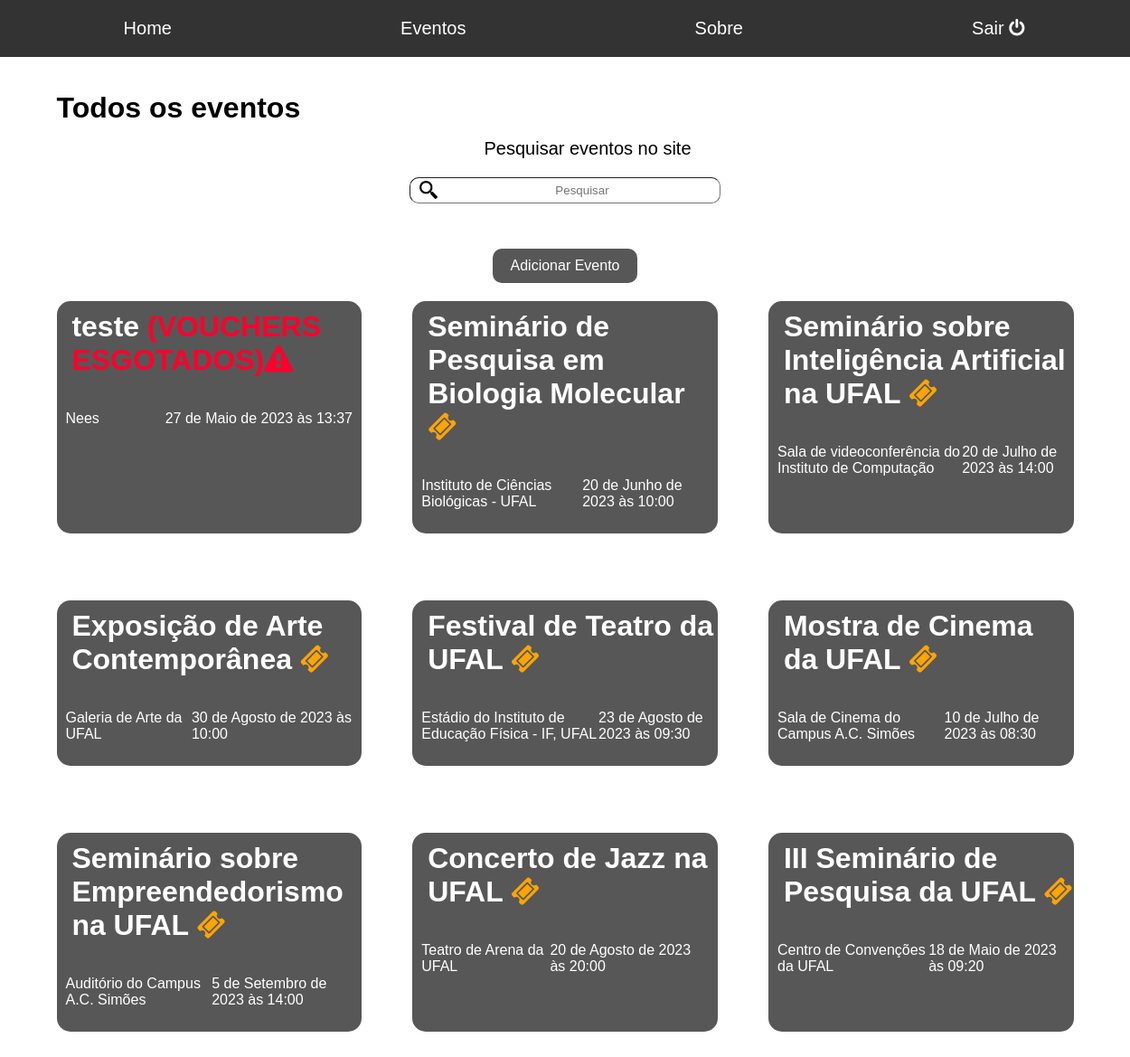
Page /todos.eventos (signed in) on the committed database.
### usuario/models.py (models this page shows, shortened)
class Event(models.Model):
    titulo = models.CharField(max_length=50)
    local = models.CharField(max_length=150)
    data_e_hora = models.DateTimeField()
    descricao = models.TextField()
    contato = models.CharField(max_length=150)
    max_ingressos = models.PositiveSmallIntegerField()
    preco = models.DecimalField(decimal_places=2, max_digits=10)
    criado_em = models.DateTimeField(auto_now_add=True)
    usuario = models.ForeignKey(User, on_delete=models.CASCADE)

### usuario/views.py (the view)
# urls.py: path('todos.eventos', views.todosEventos, name = 'todoseventos'),
@login_required
def todosEventos(request):
    agora = timezone.now()
    search = request.GET.get('search')
    if search:
        eventos_lista = Event.objects.filter(data_e_hora__gte=agora).filter(titulo__icontains=search)
    else:
        eventos_lista = Event.objects.filter(data_e_hora__gte=agora).order_by('-criado_em')
    return (render(request, 'todos.eventos.html', {'eventos': eventos_lista, 'agora': agora}))

### usuario/templates/todos.eventos.html (shortened to what this page needs)
{% extends 'base-usuario.html' %}
{% load static %}
{% block head %}
	<link rel="stylesheet" type="text/css" href="{% static 'css/home.css' %}">
	<link rel="stylesheet" type="text/css" href="{% static 'css/todos.eventos.css' %}">
{% endblock %}
{% block content %}
	<h1>Todos os eventos</h1>
	<div class="container" id="x">
		<div id="y"><p id="search">Pesquisar eventos no site</p></div>
		<form method="GET">
			<input type="text" id="a" placeholder="Pesquisar" name="search" value="{{request.GET.search}}">
		</form>
		<button class="botaoAdd"><a href="adicionar_evento" style="text-decoration: none; color: #fff">Adicionar Evento </a></button>
	</div>
	<div id="ultimos" class="container">
		{% for eventos in eventos %}
		{% if eventos.data_e_hora > agora %}
		<div class="evento">
			<h1>
				<a style="text-decoration: none; color: #fff" href= "desc_evento/{{eventos.id}}">{{eventos.titulo}}</a>
				{% if eventos.voucher_set.count >= eventos.max_ingressos %}  <span style="color: #FF002C">(VOUCHERS ESGOTADOS)<i class="fa fa-exclamation-triangle" aria-hidden="true"></i></span>
				{% else %}<a style="text-decoration: none; color: #FFA500" href= "adquirir_voucher/{{eventos.id}}"><i class="fa fa-ticket" aria-hidden="true"></i></a>
				{% endif %}
			</h1>
			<div class="container" id="info">
				<p>{{eventos.local}}</p>
				<p>{{eventos.data_e_hora}}</p>
			</div>
		</div>
		{% endif %}
		{% endfor %}
	</div>
{% endblock %}

### beeway/static/css/home.css (style rules this page uses)
* { font-family: Arial, Helvetica, sans-serif; }
h1 { margin-top: 3%; margin-left: 5%; }
.container#ultimos { display: grid; grid-template-columns: repeat(3, 1fr); grid-template-rows: repeat(2, 1fr); gap: 5%; row-gap: 10%; margin: 10% 5% 5% 5%; height: auto; }
.evento { background-color: #575757; border-radius: 15px; width: auto; height: auto; color: white; display: block; }
.container#info { display: flex; justify-content: space-between; margin: 10px; }
html { height:100%; box-sizing: border-box; }
body { background-color: white; margin: 0; min-height: 100vh; padding-bottom: 6.74rem; position: relative; box-sizing: inherit; }

### beeway/static/css/todos.eventos.css (style rules this page uses)
* { font-family: Arial, Helvetica, sans-serif; }
.container#x { display: flex; align-items: center; align-content: center; background-color: white; width: 500px; height: 20px; margin: 0px auto; margin-bottom: 100px; flex-direction: column; justify-content: center; margin-top: 50px; }
input#a { border-radius: 10px; border-width: 1px; width: 300px; height: 25px; background-image: url(../img/busca.png); background-position: 10px center; background-repeat: no-repeat; background-size: 20px; padding-left: 40px; }
input#a::placeholder { text-align: center; }
div#y { margin-top: 50px; margin-left: 50px; font-size: 20px; }
button.botaoAdd { background-color: #575757; border: none; border-radius: 10px; color: white; font-size: 16px; padding: 10px 20px; text-align: center; text-decoration: none; margin-top: 50px; }

### rows in the picture
Event: titulo "teste", local "Nees", data_e_hora "27 de Maio de 2023 às 13:37"
Event: titulo "Seminário de Pesquisa em Biologia Molecular", local "Instituto de Ciências Biológicas - UFAL", data_e_hora "20 de Junho de 2023 às 10:00"
Event: titulo "Seminário sobre Inteligência Artificial na UFAL", local "Sala de videoconferência do Instituto de Computação", data_e_hora "20 de Julho de 2023 às 14:00"
Event: titulo "Exposição de Arte Contemporânea", local "Galeria de Arte da UFAL", data_e_hora "30 de Agosto de 2023 às 10:00"
Event: titulo "Festival de Teatro da UFAL", local "Estádio do Instituto de Educação Física - IF, UFAL", data_e_hora "23 de Agosto de 2023 às 09:30"
Event: titulo "Mostra de Cinema da UFAL", local "Sala de Cinema do Campus A.C. Simões", data_e_hora "10 de Julho de 2023 às 08:30"
Event: titulo "Seminário sobre Empreendedorismo na UFAL", local "Auditório do Campus A.C. Simões", data_e_hora "5 de Setembro de 2023 às 14:00"
Event: titulo "Concerto de Jazz na UFAL", local "Teatro de Arena da UFAL", data_e_hora "20 de Agosto de 2023 às 20:00"
Event: titulo "III Seminário de Pesquisa da UFAL", local "Centro de Convenções da UFAL", data_e_hora "18 de Maio de 2023 às 09:20"
